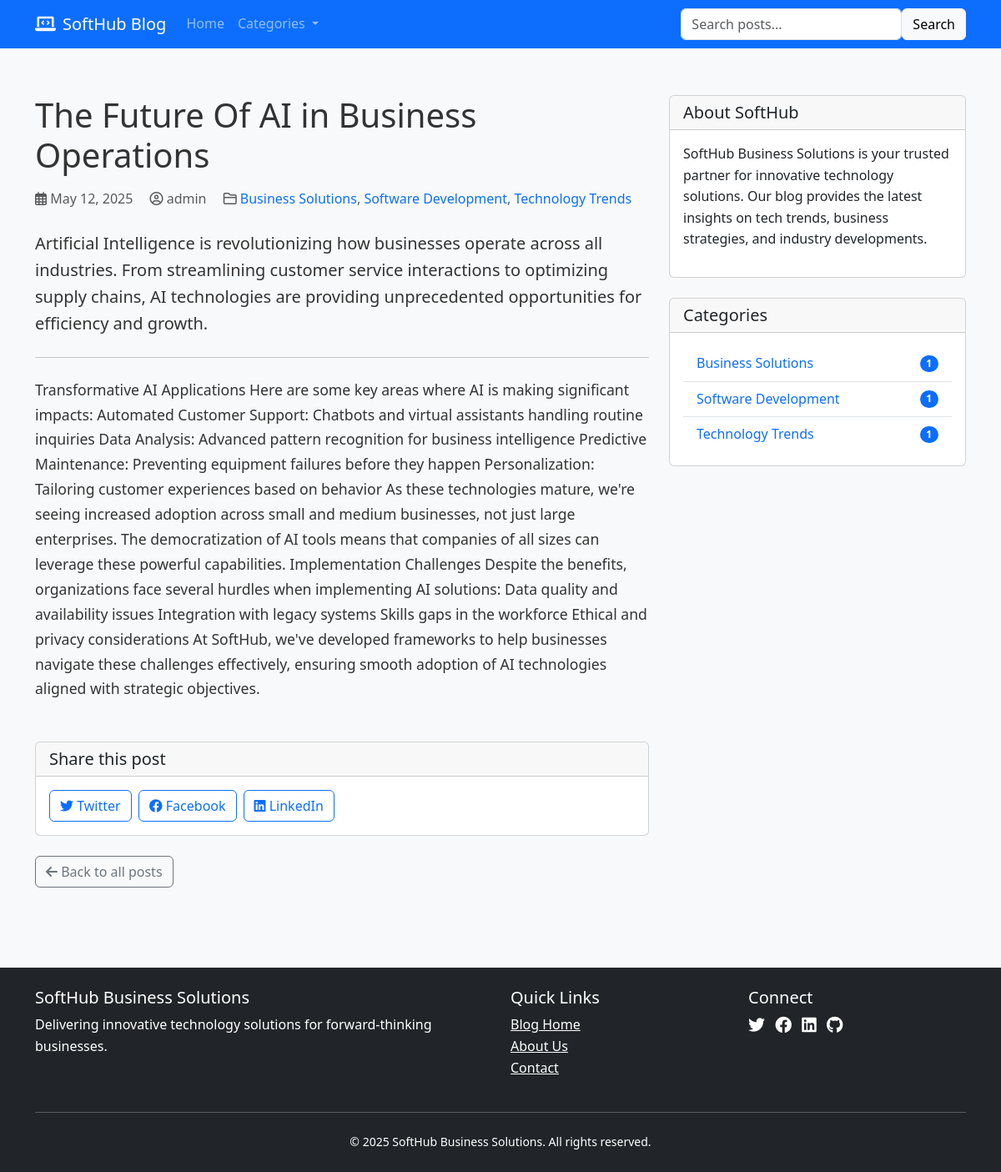
/blog/the-future-of-ai-in-business-operations/, run on the app's committed database.
### blog/models.py (models this page shows, shortened)
class Post(models.Model):
    title = models.CharField(max_length=200)
    slug = models.SlugField(max_length=200, unique=True)
    author = models.ForeignKey(User, on_delete=models.CASCADE, related_name='blog_posts')
    featured_image = models.ImageField(upload_to='blog/featured_images/%Y/%m/', blank=True, null=True,
                                      help_text="Optional featured image for the blog post")
    content = models.TextField()
    excerpt = models.TextField(blank=True, null=True,
                             help_text="A short excerpt or summary of the post. If left blank, the first 50 words will be used.")
    published = models.BooleanField(default=False)
    created_at = models.DateTimeField(auto_now_add=True)
    updated_at = models.DateTimeField(auto_now=True)
    categories = models.ManyToManyField(Category, related_name='posts')
    class Meta:
        ordering = ['-created_at']
        indexes = [
            models.Index(fields=['-created_at']),
        ]
    def image_preview(self):
        """Display thumbnail in admin"""
        if self.featured_image:
            return mark_safe(f'<img src="{self.featured_image.url}" width="150" />')
        return mark_safe('<span style="color:#ccc">No Image</span>')
    image_preview.short_description = 'Featured Image'

class Category(models.Model):
    name = models.CharField(max_length=100)
    slug = models.SlugField(max_length=100, unique=True)
    description = models.TextField(blank=True)
    class Meta:
        verbose_name = 'Category'
        verbose_name_plural = 'Categories'
        ordering = ['name']
    def get_absolute_url(self):
        return reverse('blog:category_posts', args=[self.slug])

### blog/views.py (the view)
# urls.py: path('<slug:slug>/', views.PostDetailView.as_view(), name='post_detail'),
class PostDetailView(DetailView):
    model = Post
    template_name = 'blog/post_detail.html'
    context_object_name = 'post'
    def get_queryset(self):
        return Post.objects.filter(published=True)
    def get_context_data(self, **kwargs):
        context = super().get_context_data(**kwargs)
        context['categories'] = Category.objects.all()
        context['search_form'] = SearchForm()
        return context

### blog/forms.py
class SearchForm(forms.Form):
    q = forms.CharField(
        label='',
        widget=forms.TextInput(attrs={
            'class': 'form-control me-2',
            'placeholder': 'Search posts...',
            'aria-label': 'Search'
        })
    )

### blog/templates/blog/post_detail.html (shortened to what this page needs)
{% extends 'blog/base.html' %}
{% block content %}
<article class="mb-5">
    <h1 class="mb-3">{{ post.title }}</h1>
    <div class="post-meta text-muted mb-4">
        <span class="me-3"><i class="far fa-calendar-alt"></i> {{ post.created_at|date:"F j, Y" }}</span>
        <span class="me-3"><i class="far fa-user-circle"></i> {{ post.author.get_full_name|default:post.author.username }}</span>
        <span>
            <i class="far fa-folder"></i>
            {% for category in post.categories.all %}
                <a href="{{ category.get_absolute_url }}" class="text-decoration-none">{{ category.name }}</a>{% if not forloop.last %}, {% endif %}
            {% endfor %}
        </span>
    </div>
    {% if post.excerpt %}
    <div class="post-excerpt mb-4">
        <p class="lead">{{ post.excerpt }}</p>
        <hr class="my-4">
    </div>
    {% endif %}
    <div class="post-content mb-5">
        {{ post.content|safe }}
    </div>
    <div class="card mb-4">
        <div class="card-header">
            <h5 class="mb-0">Share this post</h5>
        </div>
        <div class="card-body">
            <div class="d-flex">
                <a href="https://twitter.com/intent/tweet?text={{ post.title|urlencode }}&url={{ request.build_absolute_uri }}"
                   target="_blank" class="btn btn-outline-primary me-2">
                    <i class="fab fa-twitter"></i> Twitter
                </a>
                <a href="https://www.facebook.com/sharer/sharer.php?u={{ request.build_absolute_uri|urlencode }}"
                   target="_blank" class="btn btn-outline-primary me-2">
                    <i class="fab fa-facebook"></i> Facebook
                </a>
                <a href="https://www.linkedin.com/shareArticle?mini=true&url={{ request.build_absolute_uri|urlencode }}&title={{ post.title|urlencode }}"
                   target="_blank" class="btn btn-outline-primary">
                    <i class="fab fa-linkedin"></i> LinkedIn
                </a>
            </div>
        </div>
    </div>
    <div class="d-flex justify-content-between">
        <a href="{% url 'blog:post_list' %}" class="btn btn-outline-secondary">
            <i class="fas fa-arrow-left"></i> Back to all posts
        </a>
    </div>
</article>
{% endblock %}

### blog/templates/blog/base.html (shortened to what this page needs)
<!DOCTYPE html>
<html lang="en">
<head>
    <link href="https://cdn.jsdelivr.net/npm/bootstrap@5.3.0-alpha1/dist/css/bootstrap.min.css" rel="stylesheet">
    <link rel="stylesheet" href="https://cdnjs.cloudflare.com/ajax/libs/font-awesome/6.0.0/css/all.min.css">
    {% load static %}
    <link rel="stylesheet" href="{% static 'blog/css/styles.css' %}">
</head>
<body>
    <header>
        <nav class="navbar navbar-expand-lg navbar-dark bg-primary">
            <div class="container">
                <a class="navbar-brand" href="{% url 'blog:post_list' %}">
                    <i class="fas fa-laptop-code me-2"></i>SoftHub Blog
                </a>
                <div class="collapse navbar-collapse" id="navbarSupportedContent">
                    <ul class="navbar-nav me-auto mb-2 mb-lg-0">
                        <li class="nav-item">
                            <a class="nav-link {% if request.path == '/blog/' %}active{% endif %}" href="{% url 'blog:post_list' %}">Home</a>
                        </li>
                        <li class="nav-item dropdown">
                            <a class="nav-link dropdown-toggle" href="#" id="navbarDropdown" role="button" data-bs-toggle="dropdown" aria-expanded="false">
                                Categories
                            </a>
                        </li>
                    </ul>
                    <form class="d-flex" action="{% url 'blog:search_results' %}" method="get">
                        {{ search_form }}
                        <button class="btn btn-light" type="submit">Search</button>
                    </form>
                </div>
            </div>
        </nav>
    </header>
    <main class="container py-4">
        <div class="row">
            <div class="col-md-8">
                {% block content %}{% endblock %}
            </div>
            <div class="col-md-4">
                <div class="card mb-4">
                    <div class="card-header">
                        <h5 class="mb-0">About SoftHub</h5>
                    </div>
                    <div class="card-body">
                        <p>SoftHub Business Solutions is your trusted partner for innovative technology solutions. Our blog provides the latest insights on tech trends, business strategies, and industry developments.</p>
                    </div>
                </div>
                <div class="card">
                    <div class="card-header">
                        <h5 class="mb-0">Categories</h5>
                    </div>
                    <div class="card-body">
                        <ul class="list-group list-group-flush">
                            {% for category in categories %}
                            <li class="list-group-item d-flex justify-content-between align-items-center">
                                <a href="{{ category.get_absolute_url }}" class="text-decoration-none">{{ category.name }}</a>
                                <span class="badge bg-primary rounded-pill">{{ category.posts.count }}</span>
                            </li>
                            {% empty %}
                            <li class="list-group-item">No categories available</li>
                            {% endfor %}
                        </ul>
                    </div>
                </div>
            </div>
        </div>
    </main>
    <footer class="bg-dark text-white mt-4 py-4">
        <div class="container">
            <div class="row">
                <div class="col-md-6">
                    <h5>SoftHub Business Solutions</h5>
                    <p>Delivering innovative technology solutions for forward-thinking businesses.</p>
                </div>
                <div class="col-md-3">
                    <h5>Quick Links</h5>
                    <ul class="list-unstyled">
                        <li><a href="{% url 'blog:post_list' %}" class="text-white">Blog Home</a></li>
                        <li><a href="#" class="text-white">About Us</a></li>
                        <li><a href="#" class="text-white">Contact</a></li>
                    </ul>
                </div>
                <div class="col-md-3">
                    <h5>Connect</h5>
                    <div class="social-links">
                        <a href="#" class="text-white me-2"><i class="fab fa-twitter fa-lg"></i></a>
                        <a href="#" class="text-white me-2"><i class="fab fa-facebook fa-lg"></i></a>
                        <a href="#" class="text-white me-2"><i class="fab fa-linkedin fa-lg"></i></a>
                        <a href="#" class="text-white"><i class="fab fa-github fa-lg"></i></a>
                    </div>
                </div>
            </div>
            <hr class="my-4">
            <div class="row">
                <div class="col-md-12">
                    <p class="small text-center mb-0">&copy; {% now "Y" %} SoftHub Business Solutions. All rights reserved.</p>
                </div>
            </div>
        </div>
    </footer>
</body>
</html>

### blog/static/blog/css/styles.css (style rules this page uses)
body { font-family: 'Segoe UI', Tahoma, Geneva, Verdana, sans-serif; color: #333; line-height: 1.6; background-color: #f8f9fa; }
header { margin-bottom: 2rem; }
.post-content { font-size: 1.1rem; line-height: 1.7; }
.social-links a { transition: opacity 0.3s ease; }

### data on the page
Post: title "The Future Of AI in Business Operations", created_at "May 12, 2025", author.get_full_name "admin", excerpt "Artificial Intelligence is revolutionizing how businesses operate across all industries. From streamlining customer service interactions to optimizing supply chains, AI technologies are providing unprecedented opportunities for efficiency and growth.", content "Transformative AI Applications Here are some key areas where AI is making significant impacts: Automated Customer Support: Chatbots and virtual assistants handling routine inquiries Data Analysis: Advanced pattern recognition for business intelligence Predictive Maintenance: Preventing equipment failures before they happen Personalization: Tailoring customer experiences based on behavior As these technologies mature, we're seeing increased adoption across small and medium businesses, not just large enterprises. The democratization of AI tools means that companies of all sizes can leverage these powerful capabilities. Implementation Challenges Despite the benefits, organizations face several…"
Category: name "Business Solutions", posts.count "1"
Category: name "Software Development", posts.count "1"
Category: name "Technology Trends", posts.count "1"
